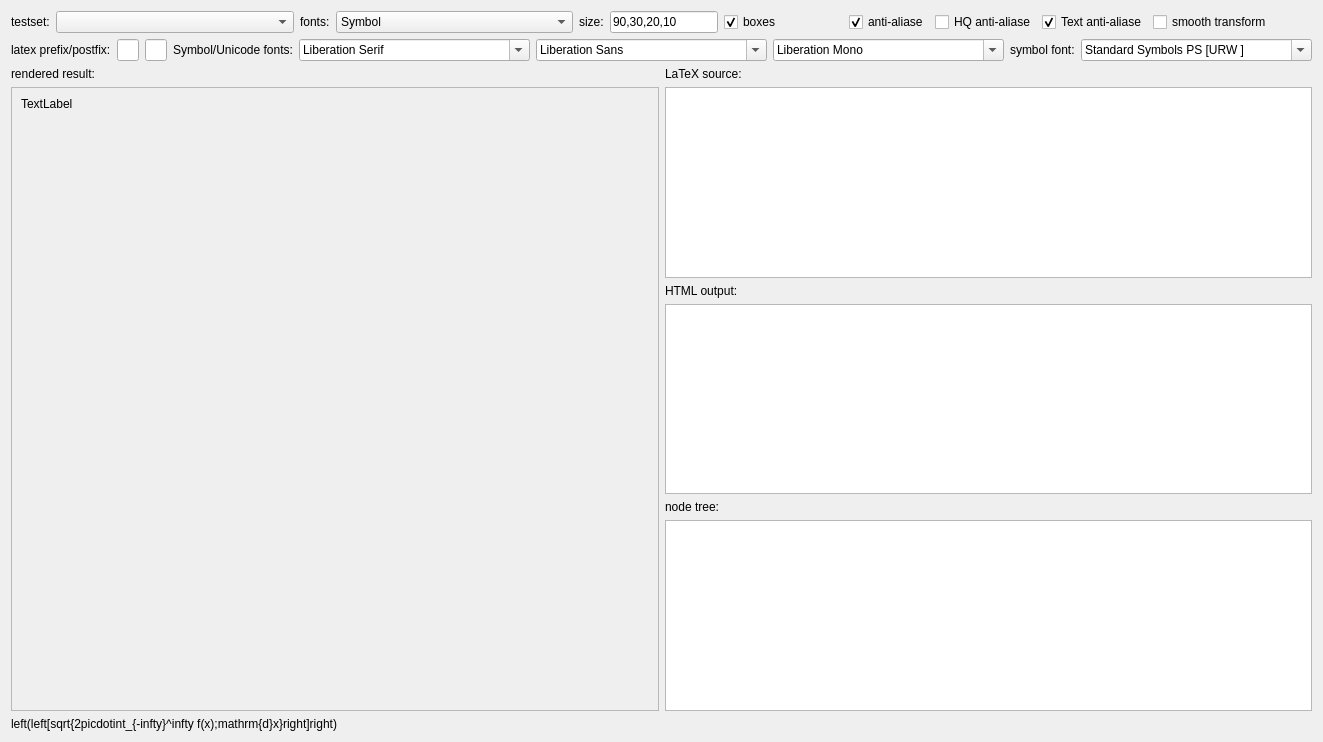
<?xml version="1.0" encoding="UTF-8"?>
<ui version="4.0">
 <class>TestForm</class>
 <widget class="QWidget" name="TestForm">
  <property name="geometry">
   <rect>
    <x>0</x>
    <y>0</y>
    <width>1238</width>
    <height>742</height>
   </rect>
  </property>
  <property name="windowTitle">
   <string>Form</string>
  </property>
  <layout class="QGridLayout" name="gridLayout">
   <item row="4" column="0" rowspan="5">
    <widget class="QScrollArea" name="scrollArea">
     <property name="widgetResizable">
      <bool>true</bool>
     </property>
     <widget class="QWidget" name="scrollAreaWidgetContents">
      <property name="geometry">
       <rect>
        <x>0</x>
        <y>0</y>
        <width>605</width>
        <height>628</height>
       </rect>
      </property>
      <layout class="QHBoxLayout" name="horizontalLayout">
       <item>
        <widget class="QLabel" name="label">
         <property name="text">
          <string>TextLabel</string>
         </property>
         <property name="alignment">
          <set>Qt::AlignLeading|Qt::AlignLeft|Qt::AlignTop</set>
         </property>
        </widget>
       </item>
      </layout>
     </widget>
    </widget>
   </item>
   <item row="4" column="1">
    <widget class="QTextBrowser" name="textBrowserSource">
     <property name="verticalScrollBarPolicy">
      <enum>Qt::ScrollBarAlwaysOff</enum>
     </property>
    </widget>
   </item>
   <item row="0" column="0" colspan="2">
    <layout class="QHBoxLayout" name="horizontalLayout_2" stretch="0,2,0,2,0,0,1,0,0,0,0,0">
     <item>
      <widget class="QLabel" name="label_3">
       <property name="text">
        <string>testset:</string>
       </property>
      </widget>
     </item>
     <item>
      <widget class="QComboBox" name="cmbTestset">
       <property name="currentIndex">
        <number>-1</number>
       </property>
       <property name="maxVisibleItems">
        <number>30</number>
       </property>
      </widget>
     </item>
     <item>
      <widget class="QLabel" name="label_4">
       <property name="text">
        <string>fonts:</string>
       </property>
      </widget>
     </item>
     <item>
      <widget class="QComboBox" name="cmbFont">
       <property name="currentIndex">
        <number>0</number>
       </property>
       <item>
        <property name="text">
         <string>Symbol</string>
        </property>
       </item>
       <item>
        <property name="text">
         <string>XITS</string>
        </property>
       </item>
       <item>
        <property name="text">
         <string>STIX</string>
        </property>
       </item>
       <item>
        <property name="text">
         <string>Unicode</string>
        </property>
       </item>
       <item>
        <property name="text">
         <string>LaTeX</string>
        </property>
       </item>
       <item>
        <property name="text">
         <string>ASANA</string>
        </property>
       </item>
      </widget>
     </item>
     <item>
      <widget class="QLabel" name="label_2">
       <property name="text">
        <string>size:</string>
       </property>
      </widget>
     </item>
     <item>
      <widget class="QLineEdit" name="edtSizes">
       <property name="text">
        <string>90,30,20,10</string>
       </property>
      </widget>
     </item>
     <item>
      <widget class="QCheckBox" name="chkBoxes">
       <property name="text">
        <string>boxes</string>
       </property>
       <property name="checked">
        <bool>true</bool>
       </property>
      </widget>
     </item>
     <item>
      <widget class="QCheckBox" name="chkAntiAlias">
       <property name="text">
        <string>anti-aliase</string>
       </property>
       <property name="checked">
        <bool>true</bool>
       </property>
      </widget>
     </item>
     <item>
      <widget class="QCheckBox" name="chkAntiAliasHQ">
       <property name="text">
        <string>HQ anti-aliase</string>
       </property>
      </widget>
     </item>
     <item>
      <widget class="QCheckBox" name="chkAntiAliasText">
       <property name="text">
        <string>Text anti-aliase</string>
       </property>
       <property name="checked">
        <bool>true</bool>
       </property>
      </widget>
     </item>
     <item>
      <widget class="QCheckBox" name="chkSmoothTransform">
       <property name="text">
        <string>smooth transform</string>
       </property>
      </widget>
     </item>
     <item>
      <spacer name="horizontalSpacer">
       <property name="orientation">
        <enum>Qt::Horizontal</enum>
       </property>
       <property name="sizeHint" stdset="0">
        <size>
         <width>40</width>
         <height>20</height>
        </size>
       </property>
      </spacer>
     </item>
    </layout>
   </item>
   <item row="1" column="0" colspan="2">
    <layout class="QHBoxLayout" name="horizontalLayout_3">
     <item>
      <widget class="QLabel" name="label_5">
       <property name="text">
        <string>latex prefix/postfix:</string>
       </property>
      </widget>
     </item>
     <item>
      <widget class="QLineEdit" name="edtLatexPrefix"/>
     </item>
     <item>
      <widget class="QLineEdit" name="edtLatexPostfix"/>
     </item>
     <item>
      <widget class="QLabel" name="label_6">
       <property name="text">
        <string>Symbol/Unicode fonts:</string>
       </property>
      </widget>
     </item>
     <item>
      <widget class="QFontComboBox" name="cmbUnicodeSerif">
       <property name="currentFont">
        <font>
         <family>Times New Roman</family>
        </font>
       </property>
      </widget>
     </item>
     <item>
      <widget class="QFontComboBox" name="cmbUnicodeSans">
       <property name="currentFont">
        <font>
         <family>Arial</family>
        </font>
       </property>
      </widget>
     </item>
     <item>
      <widget class="QFontComboBox" name="cmbUnicodeFixed">
       <property name="currentFont">
        <font>
         <family>Courier New</family>
        </font>
       </property>
      </widget>
     </item>
     <item>
      <widget class="QLabel" name="label_7">
       <property name="text">
        <string>symbol font:</string>
       </property>
      </widget>
     </item>
     <item>
      <widget class="QFontComboBox" name="cmbUnicodeSymbol">
       <property name="currentFont">
        <font>
         <family>Symbol</family>
        </font>
       </property>
      </widget>
     </item>
     <item>
      <spacer name="horizontalSpacer_2">
       <property name="orientation">
        <enum>Qt::Horizontal</enum>
       </property>
       <property name="sizeHint" stdset="0">
        <size>
         <width>40</width>
         <height>20</height>
        </size>
       </property>
      </spacer>
     </item>
    </layout>
   </item>
   <item row="8" column="1">
    <widget class="QTreeWidget" name="tree">
     <property name="headerHidden">
      <bool>true</bool>
     </property>
     <column>
      <property name="text">
       <string notr="true">1</string>
      </property>
     </column>
    </widget>
   </item>
   <item row="6" column="1">
    <widget class="QTextBrowser" name="textBrowser"/>
   </item>
   <item row="5" column="1">
    <widget class="QLabel" name="label_9">
     <property name="text">
      <string>HTML output:</string>
     </property>
    </widget>
   </item>
   <item row="7" column="1">
    <widget class="QLabel" name="label_10">
     <property name="text">
      <string>node tree:</string>
     </property>
    </widget>
   </item>
   <item row="3" column="1">
    <widget class="QLabel" name="label_8">
     <property name="text">
      <string>LaTeX source:</string>
     </property>
    </widget>
   </item>
   <item row="3" column="0">
    <widget class="QLabel" name="label_11">
     <property name="text">
      <string>rendered result:</string>
     </property>
    </widget>
   </item>
   <item row="9" column="0" colspan="2">
    <widget class="JKQTMathTextLabel" name="labMath">
     <property name="text">
      <string>left(left[sqrt{2picdotint_{-infty}^infty f(x);mathrm{d}x}right]right) </string>
     </property>
    </widget>
   </item>
  </layout>
 </widget>
 <customwidgets>
  <customwidget>
   <class>JKQTMathTextLabel</class>
   <extends>QLabel</extends>
   <header>../../../jkqtmathtext.h</header>
  </customwidget>
 </customwidgets>
 <resources/>
 <connections>
  <connection>
   <sender>cmbTestset</sender>
   <signal>currentIndexChanged(int)</signal>
   <receiver>TestForm</receiver>
   <slot>updateMath()</slot>
   <hints>
    <hint type="sourcelabel">
     <x>130</x>
     <y>20</y>
    </hint>
    <hint type="destinationlabel">
     <x>421</x>
     <y>36</y>
    </hint>
   </hints>
  </connection>
  <connection>
   <sender>cmbFont</sender>
   <signal>currentIndexChanged(int)</signal>
   <receiver>TestForm</receiver>
   <slot>updateMath()</slot>
   <hints>
    <hint type="sourcelabel">
     <x>328</x>
     <y>29</y>
    </hint>
    <hint type="destinationlabel">
     <x>423</x>
     <y>89</y>
    </hint>
   </hints>
  </connection>
  <connection>
   <sender>chkBoxes</sender>
   <signal>clicked()</signal>
   <receiver>TestForm</receiver>
   <slot>updateMath()</slot>
   <hints>
    <hint type="sourcelabel">
     <x>591</x>
     <y>27</y>
    </hint>
    <hint type="destinationlabel">
     <x>424</x>
     <y>187</y>
    </hint>
   </hints>
  </connection>
  <connection>
   <sender>chkAntiAlias</sender>
   <signal>clicked()</signal>
   <receiver>TestForm</receiver>
   <slot>updateMath()</slot>
   <hints>
    <hint type="sourcelabel">
     <x>669</x>
     <y>27</y>
    </hint>
    <hint type="destinationlabel">
     <x>422</x>
     <y>220</y>
    </hint>
   </hints>
  </connection>
  <connection>
   <sender>chkAntiAliasHQ</sender>
   <signal>clicked()</signal>
   <receiver>TestForm</receiver>
   <slot>updateMath()</slot>
   <hints>
    <hint type="sourcelabel">
     <x>765</x>
     <y>27</y>
    </hint>
    <hint type="destinationlabel">
     <x>423</x>
     <y>259</y>
    </hint>
   </hints>
  </connection>
  <connection>
   <sender>chkAntiAliasText</sender>
   <signal>clicked()</signal>
   <receiver>TestForm</receiver>
   <slot>updateMath()</slot>
   <hints>
    <hint type="sourcelabel">
     <x>867</x>
     <y>27</y>
    </hint>
    <hint type="destinationlabel">
     <x>424</x>
     <y>302</y>
    </hint>
   </hints>
  </connection>
  <connection>
   <sender>edtSizes</sender>
   <signal>textChanged(QString)</signal>
   <receiver>TestForm</receiver>
   <slot>updateMath()</slot>
   <hints>
    <hint type="sourcelabel">
     <x>520</x>
     <y>29</y>
    </hint>
    <hint type="destinationlabel">
     <x>422</x>
     <y>160</y>
    </hint>
   </hints>
  </connection>
  <connection>
   <sender>edtLatexPrefix</sender>
   <signal>textChanged(QString)</signal>
   <receiver>TestForm</receiver>
   <slot>updateMath()</slot>
   <hints>
    <hint type="sourcelabel">
     <x>141</x>
     <y>48</y>
    </hint>
    <hint type="destinationlabel">
     <x>520</x>
     <y>140</y>
    </hint>
   </hints>
  </connection>
  <connection>
   <sender>edtLatexPostfix</sender>
   <signal>textChanged(QString)</signal>
   <receiver>TestForm</receiver>
   <slot>updateMath()</slot>
   <hints>
    <hint type="sourcelabel">
     <x>200</x>
     <y>49</y>
    </hint>
    <hint type="destinationlabel">
     <x>519</x>
     <y>118</y>
    </hint>
   </hints>
  </connection>
  <connection>
   <sender>cmbUnicodeSerif</sender>
   <signal>currentFontChanged(QFont)</signal>
   <receiver>TestForm</receiver>
   <slot>updateMath()</slot>
   <hints>
    <hint type="sourcelabel">
     <x>416</x>
     <y>54</y>
    </hint>
    <hint type="destinationlabel">
     <x>519</x>
     <y>201</y>
    </hint>
   </hints>
  </connection>
  <connection>
   <sender>cmbUnicodeSans</sender>
   <signal>currentFontChanged(QFont)</signal>
   <receiver>TestForm</receiver>
   <slot>updateMath()</slot>
   <hints>
    <hint type="sourcelabel">
     <x>553</x>
     <y>45</y>
    </hint>
    <hint type="destinationlabel">
     <x>518</x>
     <y>175</y>
    </hint>
   </hints>
  </connection>
  <connection>
   <sender>cmbUnicodeFixed</sender>
   <signal>currentFontChanged(QFont)</signal>
   <receiver>TestForm</receiver>
   <slot>updateMath()</slot>
   <hints>
    <hint type="sourcelabel">
     <x>697</x>
     <y>45</y>
    </hint>
    <hint type="destinationlabel">
     <x>518</x>
     <y>236</y>
    </hint>
   </hints>
  </connection>
  <connection>
   <sender>cmbUnicodeSymbol</sender>
   <signal>currentFontChanged(QFont)</signal>
   <receiver>TestForm</receiver>
   <slot>updateMath()</slot>
   <hints>
    <hint type="sourcelabel">
     <x>941</x>
     <y>54</y>
    </hint>
    <hint type="destinationlabel">
     <x>520</x>
     <y>288</y>
    </hint>
   </hints>
  </connection>
  <connection>
   <sender>chkSmoothTransform</sender>
   <signal>clicked()</signal>
   <receiver>TestForm</receiver>
   <slot>updateMath()</slot>
   <hints>
    <hint type="sourcelabel">
     <x>905</x>
     <y>22</y>
    </hint>
    <hint type="destinationlabel">
     <x>519</x>
     <y>317</y>
    </hint>
   </hints>
  </connection>
 </connections>
 <slots>
  <slot>updateMath()</slot>
 </slots>
</ui>
